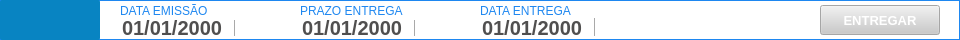
   <widget class="QFrame" name="fr_topoPedido">
    <property name="geometry">
     <rect>
      <x>20</x>
      <y>30</y>
      <width>960</width>
      <height>40</height>
     </rect>
    </property>
    <property name="styleSheet">
     <string notr="true">QFrame{
background: #FFF;
border: 1px solid #1E87F0;
}
</string>
    </property>
    <property name="frameShape">
     <enum>QFrame::NoFrame</enum>
    </property>
    <property name="frameShadow">
     <enum>QFrame::Plain</enum>
    </property>
    <widget class="QLineEdit" name="tx_Cod">
     <property name="geometry">
      <rect>
       <x>0</x>
       <y>0</y>
       <width>100</width>
       <height>40</height>
      </rect>
     </property>
     <property name="focusPolicy">
      <enum>Qt::WheelFocus</enum>
     </property>
     <property name="styleSheet">
      <string notr="true">QLineEdit{
background: #0884C2;
border-radius: 2px;
color: #000;
font: 16px &quot;Arial&quot; ;
font-weight: bold;
color: #FFF
}
</string>
     </property>
     <property name="text">
      <string/>
     </property>
     <property name="alignment">
      <set>Qt::AlignCenter</set>
     </property>
     <property name="readOnly">
      <bool>true</bool>
     </property>
     <property name="placeholderText">
      <string/>
     </property>
    </widget>
    <widget class="QDateEdit" name="dt_Emissao">
     <property name="geometry">
      <rect>
       <x>120</x>
       <y>18</y>
       <width>140</width>
       <height>18</height>
      </rect>
     </property>
     <property name="styleSheet">
      <string notr="true">QDateEdit {
background: #FFF;
border: none;
font-family: &quot;Arial&quot;;
font-size: 20px;
font-weight: bold;
color: rgb(80,79,79)
}
 QDateEdit::drop-down {
     subcontrol-origin: padding;
     subcontrol-position: top right;
     width: 25px;
     border-left-width: 1px;
     border-left-color: darkgray;
     border-left-style: solid; /* just a single line */
     border-top-right-radius: 3px; /* same radius as the QComboBox */
     border-bottom-right-radius: 3px;
 }
QDateEdit::down-arrow {
     image: url(&quot;+self.resourcepath('Images/down.png')+&quot;);
 }
QCalendarWidget QAbstractItemView:enabled 
  {
border: none;
  	font-size:13px;  
  	color: #000;  
  	background-color: #F1F1F1;  
  	selection-background-color: rgb(64, 64, 64); 
  	selection-color: rgb(0, 255, 0); 
  }
QCalendarWidget QToolButton {
	border: none;
  	color: #000
  }

 QCalendarWidget QMenu {
  	width: 150px;
  	left: 20px;
  	color: white;
  	font-size: 18px;
  	background-color: rgb(100, 100, 100);
  }
QCalendarWidget QWidget#qt_calendar_navigationbar
{ 
border: none;
}</string>
     </property>
     <property name="displayFormat">
      <string>dd/MM/yyyy</string>
     </property>
     <property name="calendarPopup">
      <bool>true</bool>
     </property>
    </widget>
    <widget class="QLabel" name="lb_FormVenda_21">
     <property name="geometry">
      <rect>
       <x>120</x>
       <y>2</y>
       <width>120</width>
       <height>18</height>
      </rect>
     </property>
     <property name="styleSheet">
      <string notr="true">QLabel{
font-size: 12px;
font-family: &quot;Arial Unicode MS&quot;;

color:#1E87F0;
border: none;
}</string>
     </property>
     <property name="text">
      <string>DATA EMISSÃO</string>
     </property>
    </widget>
    <widget class="QDateEdit" name="dt_Prazo">
     <property name="geometry">
      <rect>
       <x>300</x>
       <y>18</y>
       <width>140</width>
       <height>18</height>
      </rect>
     </property>
     <property name="styleSheet">
      <string notr="true">QDateEdit {
background: #FFF;
border: none;
font-family: &quot;Arial&quot;;
font-size: 20px;
font-weight: bold;
color: rgb(80,79,79)
}
 QDateEdit::drop-down {
     subcontrol-origin: padding;
     subcontrol-position: top right;
     width: 25px;
     border-left-width: 1px;
     border-left-color: darkgray;
     border-left-style: solid; /* just a single line */
     border-top-right-radius: 3px; /* same radius as the QComboBox */
     border-bottom-right-radius: 3px;
 }
QDateEdit::down-arrow {
     image: url(&quot;+self.resourcepath('Images/down.png')+&quot;);
 }
QCalendarWidget QAbstractItemView:enabled 
  {
border: none;
  	font-size:13px;  
  	color: #000;  
  	background-color: #F1F1F1;  
  	selection-background-color: rgb(64, 64, 64); 
  	selection-color: rgb(0, 255, 0); 
  }
QCalendarWidget QToolButton {
	border: none;
  	color: #000
  }

 QCalendarWidget QMenu {
  	width: 150px;
  	left: 20px;
  	color: white;
  	font-size: 18px;
  	background-color: rgb(100, 100, 100);
  }
QCalendarWidget QWidget#qt_calendar_navigationbar
{ 
border: none;
}</string>
     </property>
     <property name="displayFormat">
      <string>dd/MM/yyyy</string>
     </property>
     <property name="calendarPopup">
      <bool>true</bool>
     </property>
    </widget>
    <widget class="QLabel" name="lb_FormVenda_22">
     <property name="geometry">
      <rect>
       <x>300</x>
       <y>2</y>
       <width>120</width>
       <height>18</height>
      </rect>
     </property>
     <property name="styleSheet">
      <string notr="true">QLabel{
font-size: 12px;
font-family: &quot;Arial Unicode MS&quot;;

color:#1E87F0;
border: none;
}</string>
     </property>
     <property name="text">
      <string>PRAZO ENTREGA</string>
     </property>
    </widget>
    <widget class="QPushButton" name="bt_Entregar">
     <property name="enabled">
      <bool>false</bool>
     </property>
     <property name="geometry">
      <rect>
       <x>820</x>
       <y>5</y>
       <width>120</width>
       <height>30</height>
      </rect>
     </property>
     <property name="font">
      <font>
       <family>Tahoma</family>
       <pointsize>10</pointsize>
       <weight>75</weight>
       <bold>true</bold>
      </font>
     </property>
     <property name="cursor">
      <cursorShape>PointingHandCursor</cursorShape>
     </property>
     <property name="focusPolicy">
      <enum>Qt::NoFocus</enum>
     </property>
     <property name="contextMenuPolicy">
      <enum>Qt::ActionsContextMenu</enum>
     </property>
     <property name="styleSheet">
      <string notr="true">QPushButton {
background-color: #7AB32E;
color: #FFF
 }
QPushButton:hover{
background-color: #40a286
}
QPushButton:disabled{
background-color: #CACACA;

 }
</string>
     </property>
     <property name="text">
      <string>ENTREGAR</string>
     </property>
     <property name="iconSize">
      <size>
       <width>75</width>
       <height>35</height>
      </size>
     </property>
    </widget>
    <widget class="QLabel" name="lb_FormVenda_23">
     <property name="geometry">
      <rect>
       <x>480</x>
       <y>2</y>
       <width>120</width>
       <height>18</height>
      </rect>
     </property>
     <property name="styleSheet">
      <string notr="true">QLabel{
font-size: 12px;
font-family: &quot;Arial Unicode MS&quot;;

color:#1E87F0;
border: none;
}</string>
     </property>
     <property name="text">
      <string>DATA ENTREGA</string>
     </property>
    </widget>
    <widget class="QDateEdit" name="dt_Entrega">
     <property name="geometry">
      <rect>
       <x>480</x>
       <y>18</y>
       <width>140</width>
       <height>18</height>
      </rect>
     </property>
     <property name="styleSheet">
      <string notr="true">QDateEdit {
background: #FFF;
border: none;
font-family: &quot;Arial&quot;;
font-size: 20px;
font-weight: bold;
color: rgb(80,79,79)
}
 QDateEdit::drop-down {
     subcontrol-origin: padding;
     subcontrol-position: top right;
     width: 25px;
     border-left-width: 1px;
     border-left-color: darkgray;
     border-left-style: solid; /* just a single line */
     border-top-right-radius: 3px; /* same radius as the QComboBox */
     border-bottom-right-radius: 3px;
 }
QDateEdit::down-arrow {
     image: url(&quot;+self.resourcepath('Images/down.png')+&quot;);
 }
QCalendarWidget QAbstractItemView:enabled 
  {
border: none;
  	font-size:13px;  
  	color: #000;  
  	background-color: #F1F1F1;  
  	selection-background-color: rgb(64, 64, 64); 
  	selection-color: rgb(0, 255, 0); 
  }
QCalendarWidget QToolButton {
	border: none;
  	color: #000
  }

 QCalendarWidget QMenu {
  	width: 150px;
  	left: 20px;
  	color: white;
  	font-size: 18px;
  	background-color: rgb(100, 100, 100);
  }
QCalendarWidget QWidget#qt_calendar_navigationbar
{ 
border: none;
}</string>
     </property>
     <property name="displayFormat">
      <string>dd/MM/yyyy</string>
     </property>
     <property name="calendarPopup">
      <bool>true</bool>
     </property>
    </widget>
   </widget>
